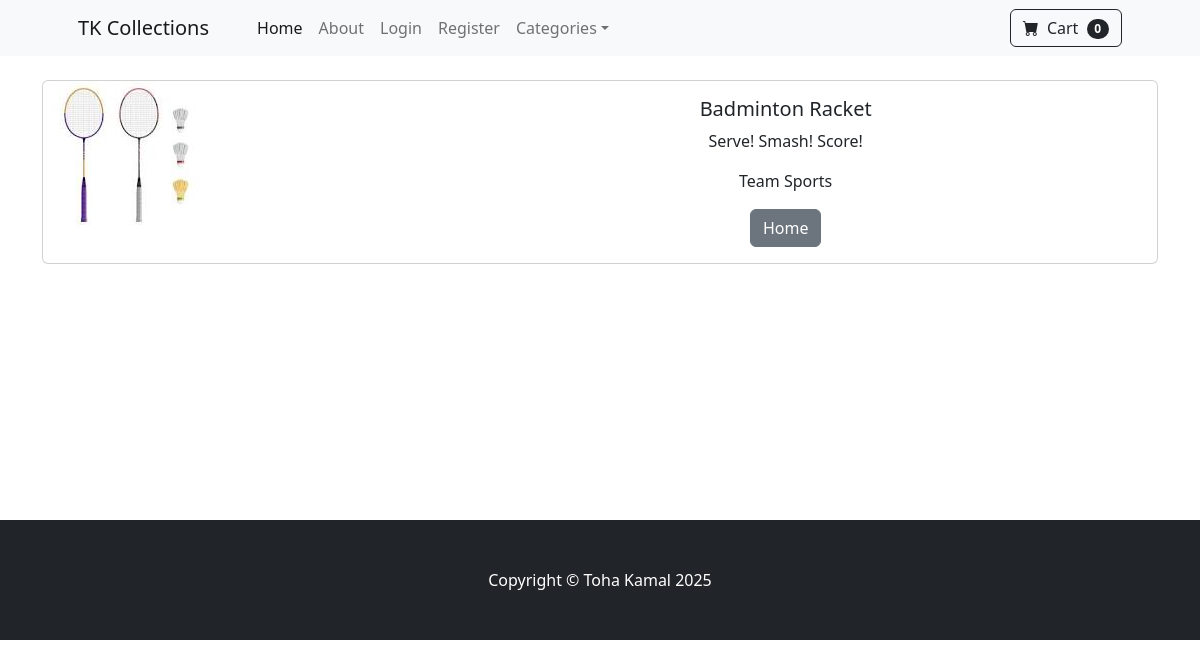
The app's page /product/3 with its own data.
### store/models.py (models this page shows, shortened)
class Product(models.Model):
    name = models.CharField(max_length=100)
    price = models.DecimalField(default=0, decimal_places=2, max_digits=10)
    category = models.ForeignKey(Category, on_delete=models.CASCADE, default=1)
    description = models.CharField(max_length=250, default="", blank=True, null=True)
    image = models.ImageField(upload_to='uploads/product/')
    is_sale = models.BooleanField(default=False)
    sale_price = models.DecimalField(default=0, decimal_places=2, max_digits=10)

class Category(models.Model):
    name = models.CharField(max_length=100)
    def __str__(self):
        return self.name
    class Meta:
        verbose_name_plural = "Categories"

### store/views.py (the view)
# urls.py: path('product/<int:pk>', views.product, name='product'),
def product(request,pk):
    product = Product.objects.get(id=pk)
    return render(request,'product.html',{'product':product})

### store/templates/product.html
{% extends 'base.html' %}
{% load static %}
{% block content %}
<div class="container ">
<br/>
    <div class="card mb-3" >
  <div class="row g-0">
    <div class="col-md-4">
      <img src="{{ product.image.url }}" class="img-fluid rounded-start" alt="...">
    </div>
    <div class="col-md-8">
      <div class="card-body">
          <center>
        <h5 class="card-title">{{ product.name }}</h5>
        <p class="card-text">{{ product.description }}</p>
        <p class="card-text">{{ product.category }}</p>
              <a href="{% url 'home' %}" class="btn btn-secondary">Home</a>
          </center>
      </div>
    </div>
  </div>
</div>
</div>
<br/><br/><br/><br/><br/><br/><br/><br/>
{% endblock %}

### records on screen
Product: image (picture), name "Badminton Racket", description "Serve! Smash! Score!", category "Team Sports"
